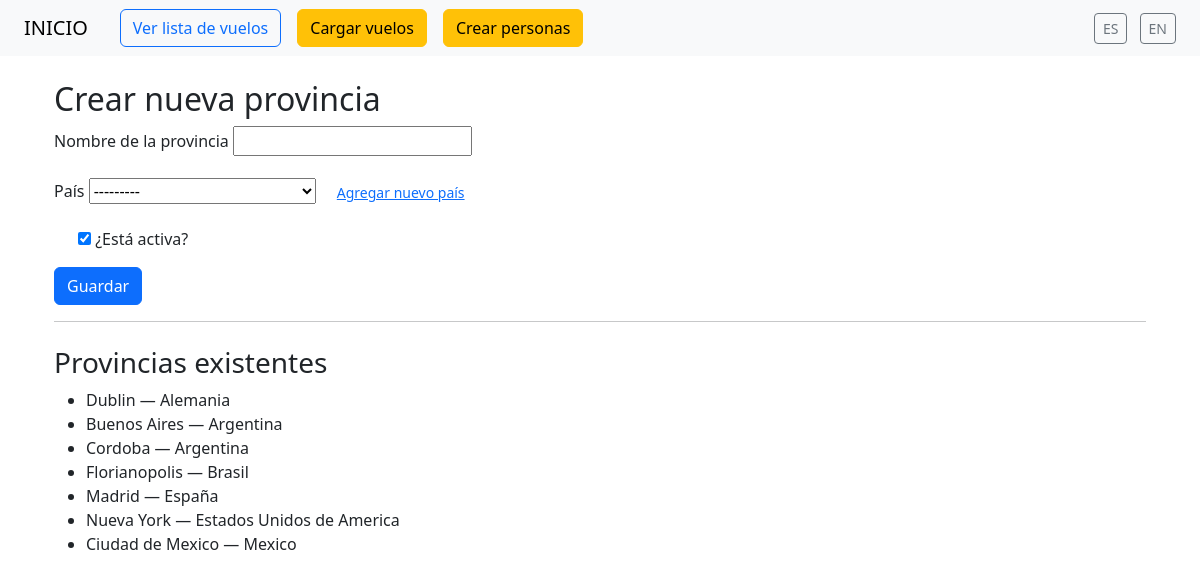
The app's page /es/provincia/crear/ (signed in) with its own data.
### core/models.py (models this page shows, shortened)
class Provincia(models.Model):
    pais = models.ForeignKey(Pais, on_delete=models.CASCADE, related_name='provincias', verbose_name=_("País"))
    nombre = models.CharField(max_length=100, verbose_name=_("Nombre"))
    activo = models.BooleanField(default=True, verbose_name=_("Activo"))
    class Meta:
        ordering = ['nombre']
        verbose_name = _("Provincia")
        verbose_name_plural = _("Provincias")
        constraints = [
            models.UniqueConstraint(fields=['pais', 'nombre'], name='unique_provincia_por_pais')
        ]

class Pais(models.Model):
    nombre = models.CharField(max_length=100, verbose_name=_("Nombre"))
    activo = models.BooleanField(default=True, verbose_name=_("Activo"))
    class Meta:
        ordering = ['nombre']
        verbose_name = _("País")
        verbose_name_plural = _("Países")
    def __str__(self):
        return self.nombre

### vuelos/views.py (the view, shortened to what this page needs)
# urls.py: path('provincia/crear/', views.ProvinciaCreateView.as_view(), name='provincia_form'),
class ProvinciaCreateView(LoginRequiredMixin, UserPassesTestMixin, CreateView):
    model = Provincia
    fields = ['pais', 'nombre', 'activo']
    template_name = 'vuelos/provincia_form.html'
    success_url = reverse_lazy('provincia_form')
    def test_func(self):
        return self.request.user.is_superuser
    def get_context_data(self, **kwargs):
        context = super().get_context_data(**kwargs)
        context['provincias'] = Provincia.objects.select_related('pais').order_by('pais__nombre', 'nombre')
        return context

### vuelos/templates/vuelos/provincia_form.html (shortened to what this page needs)
{% extends 'base.html' %}
{% load i18n %}
{% block content %}
  <div class="container mt-4">
    <h2>{% trans "Crear nueva provincia" %}</h2>
    <form method="post">
      <div class="mb-3">
        <label for="id_nombre" class="form-label">{% trans "Nombre de la provincia" %}</label>
        {{ form.nombre }}
      </div>
      <div class="mb-3">
        <label for="id_pais" class="form-label">{% trans "País" %}</label>
        {{ form.pais }}
        <a href="{% url 'pais_form' %}" class="btn btn-link btn-sm ms-2">
          {% trans "Agregar nuevo país" %}
        </a>
      </div>
      <div class="form-check mb-3">
        {{ form.activo }}
        <label class="form-check-label" for="id_activo">{% trans "¿Está activa?" %}</label>
      </div>
      <button type="submit" class="btn btn-primary">{% trans "Guardar" %}</button>
    </form>
    <hr>
    <h3 class="mt-4">{% trans "Provincias existentes" %}</h3>
    <ul>
      {% for provincia in provincias %}
        <li>{{ provincia.nombre }} {% trans "—" %} {{ provincia.pais.nombre }}</li>
      {% empty %}
        <li>{% trans "No hay provincias registradas aún." %}</li>
      {% endfor %}
    </ul>
  </div>
{% endblock %}

### records on screen
Provincia: nombre "Dublin", pais.nombre "Alemania"
Provincia: nombre "Buenos Aires", pais.nombre "Argentina"
Provincia: nombre "Cordoba", pais.nombre "Argentina"
Provincia: nombre "Florianopolis", pais.nombre "Brasil"
Provincia: nombre "Madrid", pais.nombre "España"
Provincia: nombre "Nueva York", pais.nombre "Estados Unidos de America"
Provincia: nombre "Ciudad de Mexico", pais.nombre "Mexico"
